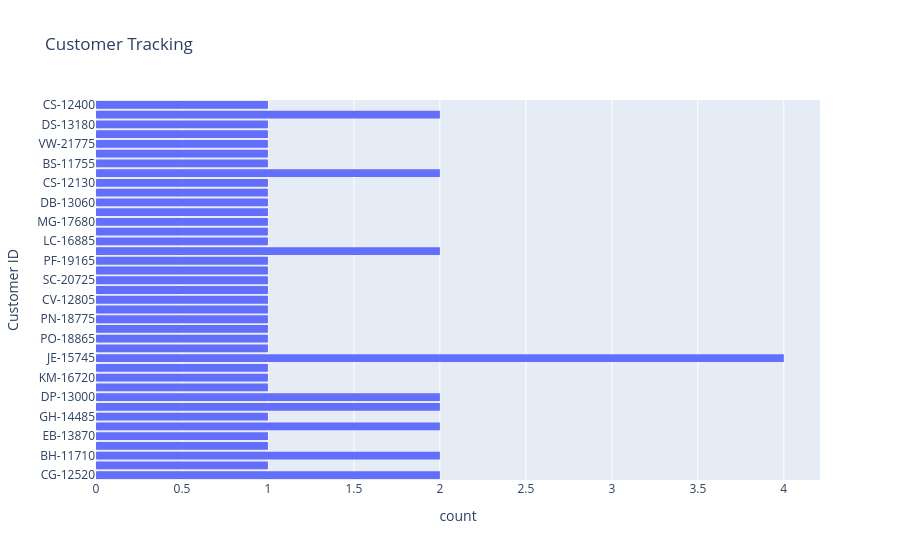

Notebook code cell kept with this figure:
### Code cell
fig=px.histogram(df.head(50),y='Customer ID',title='Customer Tracking')
fig.show()

### Figure 1 — Plotly figure (JSON) as saved in the notebook; plotly's stock layout.template omitted (floating-point values rounded to 4 significant figures)
{"data": [{"bingroup": "y", "hovertemplate": "count=%{x}<br>Customer ID=%{y}<extra></extra>", "legendgroup": "", "marker": {"color": "#636efa", "pattern": {"shape": ""}}, "name": "", "orientation": "h", "showlegend": false, "type": "histogram", "xaxis": "x", "y": ["CG-12520", "CG-12520", "SO-20335", "BH-11710", "BH-11710", "SF-20065", "EB-13870", "TB-21520", "TB-21520", "GH-14485", "SN-20710", "SN-20710", "DP-13000", "DP-13000", "TB-21055", "KM-16720", "PS-18970", "JE-15745", "JE-15745", "KB-16600", "JE-15745", "PO-18865", "KB-16315", "PN-18775", "LC-16870", "CV-12805", "DK-13090", "SC-20725", "AD-10180", "PF-19165", "LS-16975", "LS-16975", "LC-16885", "JD-15895", "MG-17680", "JE-16165", "DB-13060", "BM-11140", "CS-12130", "JE-15745", "MP-17470", "MP-17470", "BS-11755", "HK-14890", "VW-21775", "JB-15925", "DS-13180", "VD-21670", "VD-21670", "CS-12400"], "yaxis": "y"}], "layout": {"barmode": "relative", "legend": {"tracegroupgap": 0}, "title": {"text": "Customer Tracking"}, "xaxis": {"anchor": "y", "domain": [0, 1], "title": {"text": "count"}}, "yaxis": {"anchor": "x", "domain": [0, 1], "title": {"text": "Customer ID"}}}}
